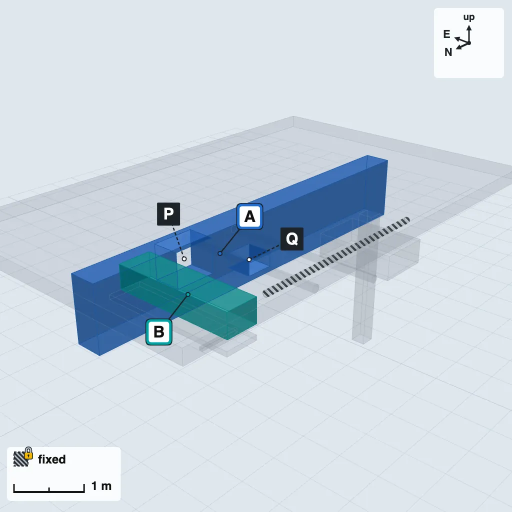
#> input picture bench/sample-run/gemini-3.8-flash-7/scenes/1/render/e1-e4_cands5414434a_before.webp, 1024 x 1024 px (shown at 1/2 size)
$ python -i built.py   (imports and definitions only)
#> lines starting #> are read from the running program, lines starting #| are printed output that depends on the picture; after the words box and inside, x2 and y2 are one past the last pixel; in counts of white or black regions, pixels touching at a corner belong together
### server/iris/limits.py
"""Spend limits for a public deployment. Every "Propose fixes" is a paid Gemini call on our account.

Off unless configured, so local runs and tests are unaffected:

    IRIS_PROPOSE_PER_HOUR   proposals per visitor per rolling hour (0 = no limit)
    IRIS_PROPOSE_PER_DAY    proposals for everyone per rolling day (0 = no limit)
    IRIS_TRUST_FORWARDED    N proxies in front that each append to X-Forwarded-For (0 = none; Cloud Run's front end appends one)

State is in memory, which is only correct with a single server process; the Cloud Run service pins one instance (max-instances 1)
for the same reason (scenes are in memory too).

Every number setting is read with `env_int` / `env_float`: unset or empty (`IRIS_PROPOSE_PER_HOUR=` in .env)
is its default, so a blanked cap is off (or its own default), never a server that stops at import.
"""
from __future__ import annotations

import os
import time
from collections import deque

HOUR = 3600
DAY = 24 * HOUR


# [4 lines left out: function env_int, not called in this run]


def env_float(name: str, default: float) -> float:
    """A number from the environment; unset or empty is `default`. Anything else not a number raises."""
    value = os.environ.get(name, "").strip()
    return float(value) if value else default


class ProposeLimit:
    # [101 lines left out: functions __init__, from_env, escalate_from_env, chat_from_env, _trim, take_many and 5 more, not called in this run]

### server/iris/built.py
"""Show it built (docs/show-it-built.md): the image model (GEMINI_IMAGE_MODEL) restyles Iris's own view of a verified fix as a clean
presentation render, and the picture is checked against the model before anyone sees it.

The page renders the fix four ways from one camera (`Viewer.captureBuilt`: a cutaway it picks so the fix shows): the
look (true colours), the ids (one flat colour per element) and the normals. From those the server draws the outline
(`model_lines`), asks the image model for two restyles at once (the look and its outline, `PROMPT`), and checks each:

1. the pixel gate (instant): the picture's edges against the look's at a coarse scale (texture drops out), and no
   tile full of new edges where the model has none (an added object): `gate`;
2. two judges on the escalation model (GEMINI_ESCALATION_MODEL) in parallel, given the look, the picture and the ids pass in flat colours to read the
   model view by (`ids_picture`); either one calling it unfaithful fails the picture: `judge`.

The first picture that passes is kept; with none, one more pair with what the judges found in the prompt. Measured
in S0 (spikes/built/, 31 pictures) on the earlier models: 17/19 bad pictures rejected, 10/12 faithful passed; the
thresholds and the judges are still to be re-measured on Gemini.

Kept in a cache by a hash of the look, the outline and the prompt's version, so a report, a replay or a second click
reuses it. The image model costs a flat price a picture (`IMAGE_USD`) and the judges bill their tokens: all of it
charges the day's budget (spend.py).
"""
from __future__ import annotations

import base64
import hashlib
import io
import json
import os
import re
import tempfile
import threading
import time
from concurrent.futures import Future, ThreadPoolExecutor
from dataclasses import dataclass
from pathlib import Path
from typing import Callable

import numpy as np
from PIL import Image, ImageFilter

from . import model_client, owner, spend
from .model_client import GeminiModel, load_env
from .limits import env_float

PROMPT_VERSION = "1"
CACHE = Path(os.environ.get("IRIS_BUILT_CACHE") or Path(tempfile.gettempdir()) / "iris-built")  # empty: unset
SIDE = 1024
F_MIN = 0.55        # edge F-score against Iris's render; S0: faithful 0.65-0.95, other scenes 0.12-0.37
TILE_MAX = 0.45     # the worst of 8 x 8 tiles' share of new edges; S0: faithful at most 0.34
PICTURES = 2        # restyles drawn at once per round
JUDGES = 2          # escalation-model judges per picture that passes the gate; either "unfaithful" fails it
ROUNDS = 2          # a second pair, told what the judges found, when the first has no faithful picture
# Gemini image model, ~$0.039 per 1024px picture on Vertex AI; IRIS_IMAGE_USD overrides
IMAGE_USD = env_float("IRIS_IMAGE_USD", 0.04)
JUDGE_USD = 0.06    # one judgement, estimated: three pictures in (~5k tokens) and medium thinking out (~4-5k tokens)
                    # at Gemini Pro's $2 / $10 per million; the real cost is charged as it lands (`on_cost`)
PICTURES_USD = PICTURES * ROUNDS * IMAGE_USD   # the pictures alone: four at most
ESTIMATE_USD = round(PICTURES_USD + PICTURES * ROUNDS * JUDGES * JUDGE_USD, 2)   # at most, two rounds: four pictures
#   and eight escalation-model judgements (held while it runs)
MAIN_JUDGES = 3     # the lighter check (the day's budget won't cover the escalation judges): three fast-model judges,
                    # any of them can fail a picture
LIGHT_JUDGE_USD = 0.02  # one fast-model judgement at low thinking, estimated at Gemini Flash's $1.50 / $7.50 per million
# The lighter check, at most: four pictures and twelve fast-model judgements, billed per token like the others.
LIGHTER_ESTIMATE_USD = round(PICTURES_USD + PICTURES * ROUNDS * MAIN_JUDGES * LIGHT_JUDGE_USD, 2)

PROMPT = ("Restyle this 3D model view as a clean architectural presentation render. Keep the drawing exactly: the "
          "same camera and framing, every object in the same place with the same shape and size, solid objects "
          "solid. Do not add, remove, move, bend, open up or resize anything, and do not invent anything that is not "
          "shown: no extra pipes, rods, hangers, cables, panels, ceilings or lights. Pale objects stay visible as "
          "objects. Change only how surfaces look: realistic materials for what each object is, soft even studio "
          "light, gentle ambient occlusion. Keep the background the same plain light blue-grey. No people, no text, "
          "no labels. The second image is the outline drawing of the same view: every line in it must stay exactly "
          "where it is in your picture.")

JUDGE = {
    "type": "object", "additionalProperties": False, "required": ["model_view_objects", "differences", "verdict"],
    "properties": {
        "model_view_objects": {"type": "array", "items": {"type": "string"}},
        "differences": {"type": "array", "items": {
            "type": "object", "additionalProperties": False, "required": ["kind", "what", "where", "size"],
            "properties": {"kind": {"type": "string", "enum": ["added", "removed", "moved", "reshaped", "resized"]},
                           "what": {"type": "string"}, "where": {"type": "string"},
                           "size": {"type": "string", "enum": ["small", "medium", "large"]}}}},
        "verdict": {"type": "string", "enum": ["faithful", "minor_differences", "unfaithful"]},
    },
}
JUDGE_SYSTEM = (
    "You audit a restyled picture against the 3D model view it was made from, for a design coordination report. "
    "Image 1 is the model view: the truth. Image 2 must show exactly the same objects, in the same places, with the same "
    "shapes and sizes; only surface appearance (colour, material, texture, light, background) may differ. "
    "First list every object you can see in image 1. Then go over image 2 region by region (top left, top, top right, "
    "left, centre, right, bottom left, bottom, bottom right) and record every difference that is not surface appearance: "
    "an object added (including ceilings, lights, grilles, hangers, rods, cables, pipes, panels, fences, doors, furniture, "
    "people, labels), removed, moved, reshaped or resized. Size: small (a detail), medium (a part of an object, or a small "
    "object), large (a whole object or more). verdict: faithful (no differences), minor_differences (only small ones), "
    "unfaithful (any medium or large one). Be strict: a reader will treat image 2 as the model. "
    "Image 3 is the same view as image 1 with each separate object of the model in its own flat colour, made from the "
    "model itself: use it to read image 1 exactly (how many objects and openings there are, where one object ends and the "
    "next begins). Its colours mean nothing else, and it is not a third picture to compare.")


class Refused(ValueError):
    """Passes that cannot be used (not PNGs, the wrong size), with why."""


# ------------------------------------------------------------------------------------------------- the passes

@dataclass
class Passes:
    look: bytes            # PNG, as the page rendered it
    look_img: np.ndarray   # RGB
    ids: np.ndarray        # one int per pixel: the element drawn there (0: nothing)
    lines: np.ndarray      # bool: the model's outlines

    # [62 lines left out: functions key, _decode, passes, model_lines, dilate, png, not called in this run]


def lines_picture(lines: np.ndarray) -> bytes:
    """The outline, black on white, a pixel thicker so it reads (what the image model is told to keep)."""
    return png(np.where(dilate(lines, 1), 0, 255).astype(np.uint8))


# [13 lines left out: function ids_picture, not called in this run]


# ------------------------------------------------------------------------------------------------- the gate

def coarse_edges(img: np.ndarray, side: int = 256, blur: float = 1.6, q: float = 0.3) -> np.ndarray:
    """Edges at a coarse scale, so surface texture (concrete, galvanising) mostly drops out."""
    im = Image.fromarray(np.clip(img, 0, 255).astype(np.uint8)).convert("L").resize((side, side), Image.LANCZOS) \
        .filter(ImageFilter.GaussianBlur(blur))
    g = np.asarray(im, np.float32)
    gx, gy = np.zeros_like(g), np.zeros_like(g)
    gx[:, 1:-1] = g[:, 2:] - g[:, :-2]
    gy[1:-1] = g[2:] - g[:-2]
    mag = np.hypot(gx, gy)
    return mag > q * max(float(np.percentile(mag, 99)), 1e-6)


# [28 lines left out: functions gate, restyle, judge_label, not called in this run]


def main_judge_label() -> str:
    """The name people read for the lighter check's judges (the fast model)."""
    return model_client.model_label(model_client.model_id("fast"))


# [36 lines left out: functions judge_model, main_judge_model, judge, not called in this run]


def unfaithful(verdict: dict) -> bool:
    return verdict.get("verdict") not in ("faithful", "minor_differences")


# [30 lines left out: functions big_differences, cached, path_of, not called in this run]


_running: dict[str, "Future"] = {}   # pictures being made now, by key: a second ask waits for the first
_running_lock = threading.Lock()


# [119 lines left out: functions running, make, _make, _write, _keep, not called in this run]

>>> import cv2
>>> picture = cv2.imread('../../bench/sample-run/gemini-3.8-flash-7/scenes/1/render/e1-e4_cands5414434a_before.webp', cv2.IMREAD_GRAYSCALE)
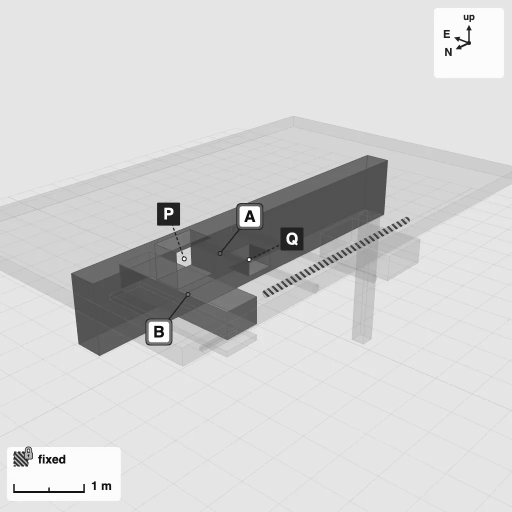
#> picture: shape (1024, 1024) (shown at 1/2 size); min 0, max 255, mean 210.1
>>> result = coarse_edges(picture)
#> in coarse_edges, `im = Image.fromarray(np.clip(img, 0, 255).astype(np.uint8)).convert("L..`:
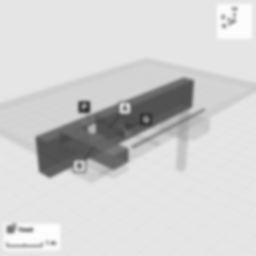
#> im: PIL image 256x256 L; min 53, max 252, mean 210.1
#> in coarse_edges, `gx[:, 1:-1] = g[:, 2:] - g[:, :-2]`:
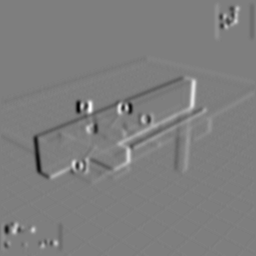
#> gx: shape (256, 256) float32; min -74, max 75, mean 0; drawn with min black and max white
#> in coarse_edges, `gy[1:-1] = g[2:] - g[:-2]`:
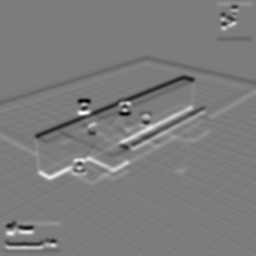
#> gy: shape (256, 256) float32; min -66, max 69, mean 0; drawn with min black and max white
#> in coarse_edges, `mag = np.hypot(gx, gy)`:
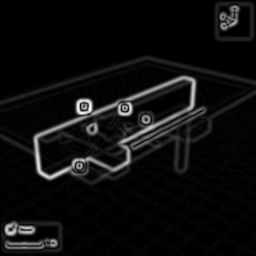
#> mag: shape (256, 256) float32; min 0, max 75.17, mean 4; drawn with min black and max white
#> in coarse_edges, `return mag > q * max(float(np.percentile(mag, 99)), 1e-6)`:
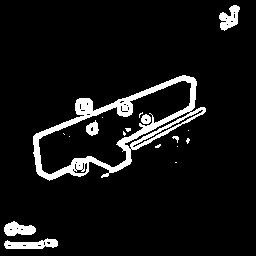
#> returned value: shape (256, 256) bool; 7.4% white; 18 white regions (11 under 20 px), largest, box (x1, y1, x2, y2) and area: (33, 75, 206, 181) 3542, (4, 238, 58, 249) 379, (4, 221, 36, 236) 323
